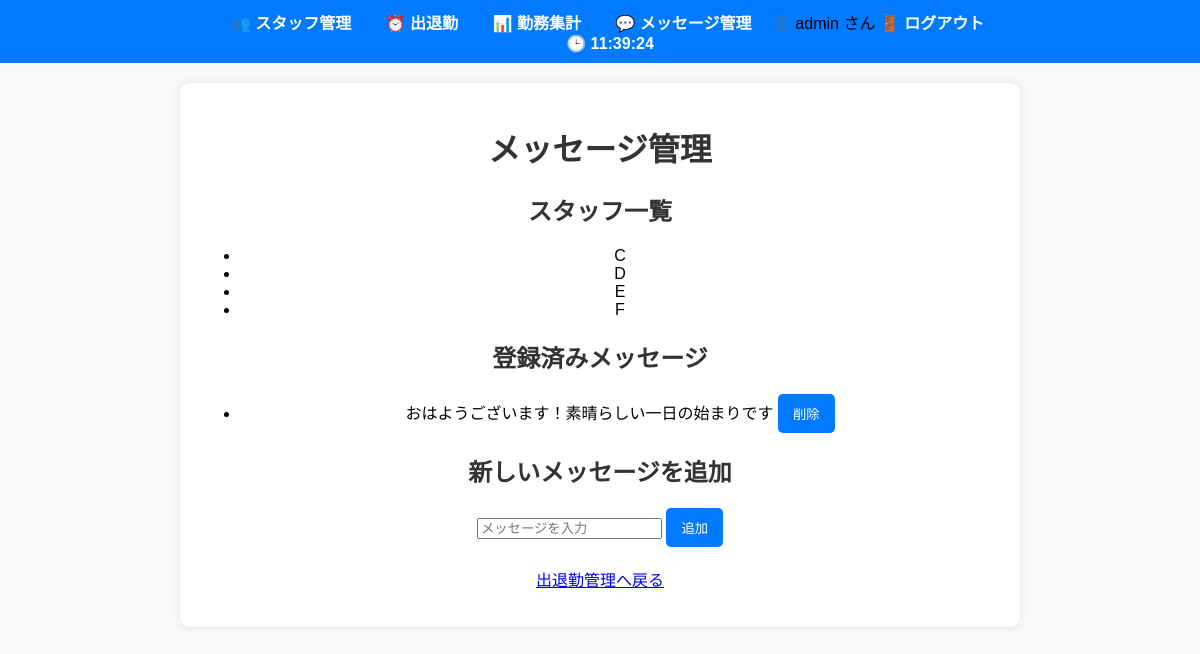
Screenshot of /messages (signed in) with the database file from the repository.
### models.py (models this page shows)
class User(UserMixin, db.Model):
    id = db.Column(db.Integer, primary_key=True)
    username = db.Column(db.String(100), unique=True, nullable=False)
    password = db.Column(db.String(100), nullable=False)  # 本番ではハッシュ化推奨

class Staff(db.Model):
    id = db.Column(db.Integer, primary_key=True)
    name = db.Column(db.String(100), nullable=False)

class Message(db.Model):
    id = db.Column(db.Integer, primary_key=True)
    message_text = db.Column(db.String(255), nullable=False)

### routes.py (the view)
@app.route('/messages')
def message_list():
    messages = Message.query.all()  # メッセージ一覧を取得
    staff_list = Staff.query.all()  # ✅ スタッフ一覧を取得して `messages.html` に渡す
    return render_template('messages.html', messages=messages, staff_list=staff_list)

### routes.py (called while the page is built)
@login_manager.user_loader
def load_user(user_id):
    return User.query.get(int(user_id))

### templates/messages.html (shortened to what this page needs)
{% extends "base.html" %}
{% block content %}
<h1>メッセージ管理</h1>
<h2>スタッフ一覧</h2>
<ul>
    {% for person in staff_list %}
        <li>{{ person.name }}</li>
    {% endfor %}
</ul>
<h2>登録済みメッセージ</h2>
<ul>
    {% for message in messages %}
        <li>
            {{ message.message_text }}
            <form action="{{ url_for('delete_message', message_id=message.id) }}" method="POST" style="display:inline;">
                <button type="submit">削除</button>
            </form>
        </li>
    {% endfor %}
</ul>
<h2>新しいメッセージを追加</h2>
<form action="{{ url_for('add_message') }}" method="POST">
    <input type="text" name="message_text" placeholder="メッセージを入力" required>
    <button type="submit">追加</button>
</form>
<p><a href="{{ url_for('attendance') }}">出退勤管理へ戻る</a></p>
{% endblock %}

### templates/base.html (shortened to what this page needs)
<!DOCTYPE html>
<html lang="ja">
<head>
    <link rel="stylesheet" href="{{ url_for('static', filename='style.css') }}">
</head>
<body>
    <nav class="navbar">
        <ul>
            <li><a href="{{ url_for('staff_list') }}">👥 スタッフ管理</a></li>
            <li><a href="{{ url_for('attendance') }}">⏰ 出退勤</a></li>
            <li><a href="{{ url_for('work_summary') }}">📊 勤務集計</a></li>
            <li><a href="{{ url_for('message_list') }}">💬 メッセージ管理</a></li>
            {% if current_user.is_authenticated %}
        <span>👤 {{ current_user.username }} さん</span>
        <a href="{{ url_for('logout') }}">🚪 ログアウト</a>
    {% else %}
        <a href="{{ url_for('login') }}">🔑 ログイン</a>
    {% endif %}
        </ul>
        <span id="current-time"></span>
    </nav>
    <div class="content">
        {% block content %}{% endblock %}
    </div>
</body>
</html>

### static/style.css (style rules this page uses)
.navbar { background-color: #007bff; padding: 10px 0; text-align: center; }
.navbar ul { list-style: none; padding: 0; margin: 0; }
.navbar li { display: inline; margin: 0 15px; }
.navbar a { text-decoration: none; color: white; font-size: 16px; font-weight: bold; }
#current-time { font-size: 16px; color: white; margin-left: 20px; font-weight: bold; }
body { font-family: Arial, sans-serif; margin: 0; padding: 0; background-color: #f8f9fa; text-align: center; }
.content { max-width: 800px; margin: 20px auto; background: white; padding: 20px; border-radius: 10px; box-shadow: 0 0 10px rgba(0, 0, 0, 0.1); }
h1, h2 { color: #333; }
form { margin: 20px 0; }
button { background-color: #007bff; color: white; border: none; padding: 10px 15px; cursor: pointer; border-radius: 5px; }

### rows the page displays
User: username "admin"
Staff: name "C"
Staff: name "D"
Staff: name "E"
Staff: name "F"
Message: message_text "おはようございます！素晴らしい一日の始まりです"
